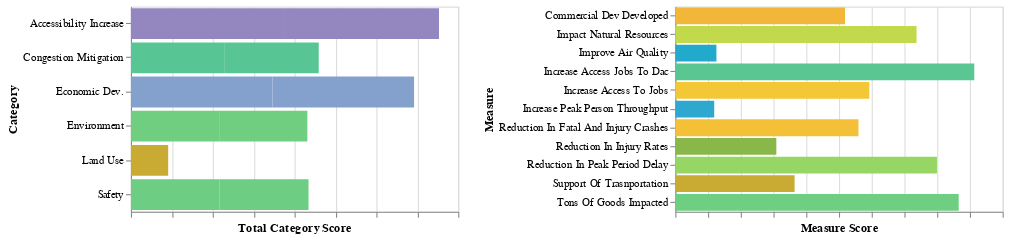

Write notebook code for a chart like this one.
### Code cell
_utils.dual_bar_chart(
    score_card,
    "Category",
    "Category:N",
    "Total Category Score:Q",
    "Measure:N",
    "Measure Score:Q",
    ['Category', 'Total Category Score', 'Category Description'],
    ['Measure', 'Measure Description', 'Measure Score', 'Factor Weight', 'Weighted Factor Value'],
    
)

### Figure 1 — Vega-Lite specification as saved in the notebook (floating-point values rounded to 4 significant figures)
{"config": {"view": {"continuousWidth": 400, "continuousHeight": 300}}, "hconcat": [{"mark": "bar", "encoding": {"color": {"field": "Total Category Score", "legend": null, "scale": {"range": ["#2EA8CE", "#EB9F3C", "#F4D837", "#51BF9D", "#8CBCCB", "#9487C0"]}, "type": "quantitative"}, "tooltip": [{"field": "Category", "type": "nominal"}, {"field": "Total Category Score", "type": "quantitative"}, {"field": "Category Description", "type": "nominal"}], "x": {"axis": {"labels": false}, "field": "Total Category Score", "type": "quantitative"}, "y": {"field": "Category", "type": "nominal"}}, "height": 188, "selection": {"selector007": {"type": "multi", "fields": ["Category"]}}, "width": 300}, {"mark": "bar", "encoding": {"color": {"field": "Measure Score", "legend": null, "scale": {"range": ["#2EA8CE", "#EB9F3C", "#F4D837", "#51BF9D", "#8CBCCB", "#9487C0"]}, "type": "quantitative"}, "tooltip": [{"field": "Measure", "type": "nominal"}, {"field": "Measure Description", "type": "nominal"}, {"field": "Measure Score", "type": "quantitative"}, {"field": "Factor Weight", "type": "nominal"}, {"field": "Weighted Factor Value", "type": "nominal"}], "x": {"axis": {"labels": false}, "field": "Measure Score", "type": "quantitative"}, "y": {"field": "Measure", "type": "nominal"}}, "height": 188, "transform": [{"filter": {"selection": "selector007"}}], "width": 300}], "data": {"name": "data-5b0eed727909f82b57d1abaa2f68f8f7"}, "$schema": "https://vega.github.io/schema/vega-lite/v4.17.0.json", "datasets": {"data-5b0eed727909f82b57d1abaa2f68f8f7": [{"Measure": "Increase Peak Person Throughput", "Measure Score": 5.94, "Category": "Congestion Mitigation", "Total Category Score": 45.91, "Measure Description": "Text Here", "Factor Weight": "Text Here", "Weighted Factor Value": "Text Here", "Category Description": "Text Here"}, {"Measure": "Reduction In Peak Period Delay", "Measure Score": 39.97, "Category": "Congestion Mitigation", "Total Category Score": 45.91, "Measure Description": "Text Here", "Factor Weight": "Text Here", "Weighted Factor Value": "Text Here", "Category Description": "Text Here"}, {"Measure": "Reduction In Fatal And Injury Crashes", "Measure Score": 27.98, "Category": "Safety", "Total Category Score": 43.41, "Measure Description": "Text Here", "Factor Weight": "Text Here", "Weighted Factor Value": "Text Here", "Category Description": "Text Here"}, {"Measure": "Reduction In Injury Rates", "Measure Score": 15.43, "Category": "Safety", "Total Category Score": 43.41, "Measure Description": "Text Here", "Factor Weight": "Text Here", "Weighted Factor Value": "Text Here", "Category Description": "Text Here"}, {"Measure": "Increase Access To Jobs", "Measure Score": 29.63, "Category": "Accessibility Increase", "Total Category Score": 75.3, "Measure Description": "Text Here", "Factor Weight": "Text Here", "Weighted Factor Value": "Text Here", "Category Description": "Text Here"}, {"Measure": "Increase Access Jobs To Dac", "Measure Score": 45.67, "Category": "Accessibility Increase", "Total Category Score": 75.3, "Measure Description": "Text Here", "Factor Weight": "Text Here", "Weighted Factor Value": "Text Here", "Category Description": "Text Here"}, {"Measure": "Commercial Dev Developed", "Measure Score": 25.92, "Category": "Economic Dev.", "Total Category Score": 69.21, "Measure Description": "Text Here", "Factor Weight": "Text Here", "Weighted Factor Value": "Text Here", "Category Description": "Text Here"}, {"Measure": "Tons Of Goods Impacted", "Measure Score": 43.29, "Category": "Economic Dev.", "Total Category Score": 69.21, "Measure Description": "Text Here", "Factor Weight": "Text Here", "Weighted Factor Value": "Text Here", "Category Description": "Text Here"}, {"Measure": "Improve Air Quality", "Measure Score": 6.28, "Category": "Environment", "Total Category Score": 43.13, "Measure Description": "Text Here", "Factor Weight": "Text Here", "Weighted Factor Value": "Text Here", "Category Description": "Text Here"}, {"Measure": "Impact Natural Resources", "Measure Score": 36.85, "Category": "Environment", "Total Category Score": 43.13, "Measure Description": "Text Here", "Factor Weight": "Text Here", "Weighted Factor Value": "Text Here", "Category Description": "Text Here"}, {"Measure": "Support Of Trasnportation", "Measure Score": 18.22, "Category": "Land Use", "Total Category Score": 18.22, "Measure Description": "Text Here", "Factor Weight": "Text Here", "Weighted Factor Value": "Text Here", "Category Description": "Text Here"}]}}
